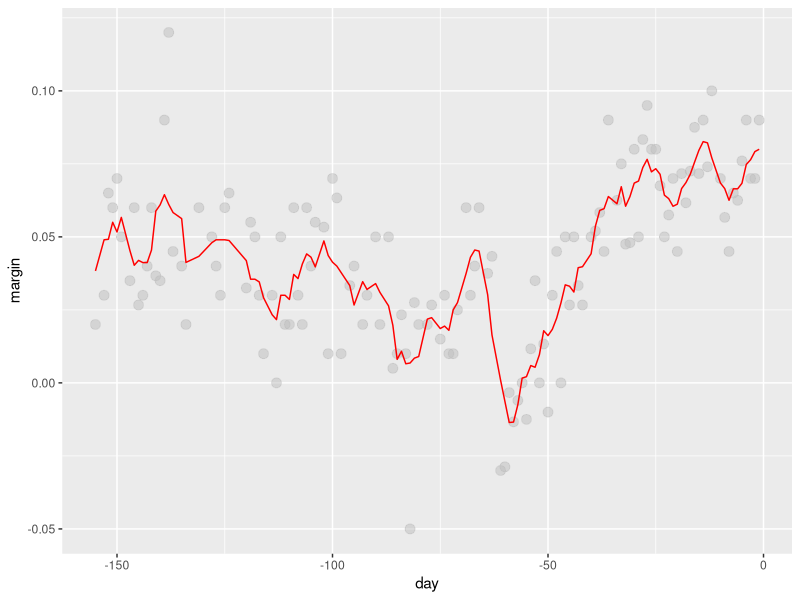
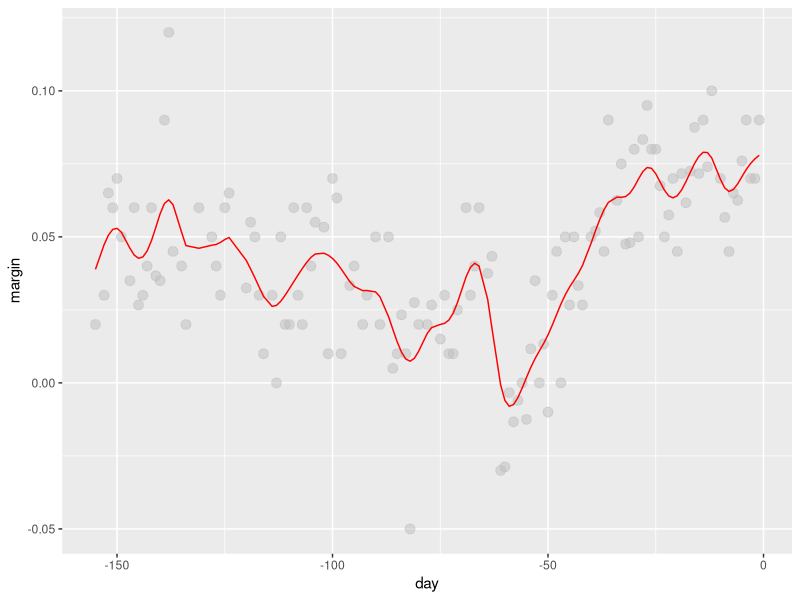

These figures' R source, in order:
#config
library(dslabs)
library(caret)
library(tidyverse)

# load the data source from the 2008 election
data("polls_2008")

# bin smoothers takes the average for every point, forming an estimate of the underlying curve
span <- 7
fit <- with(polls_2008,
            ksmooth(day, margin, x.points = day, kernel = "box", bandwidth = span))

polls_2008 %>% 
  mutate(smooth = fit$y) %>%
  ggplot(aes(day, margin)) +
  geom_point(size = 3, alpha = 0.5, color = "grey") +
  geom_line(aes(day, smooth), color = "red")

# by using a weighted average in our kernel we get a much smoother curve
span <- 7
fit <- with(polls_2008,
            ksmooth(day, margin, x.points = day, kernel = "normal", bandwidth = span))

polls_2008 %>% 
  mutate(smooth = fit$y) %>%
  ggplot(aes(day, margin)) +
  geom_point(size = 3, alpha = 0.5, color = "grey") +
  geom_line(aes(day, smooth), color = "red")
